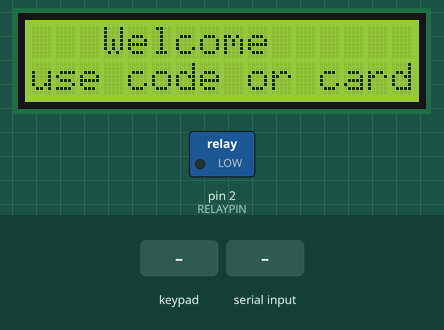
Simulated run of this sketch. Board: Arduino Uno, built with avr-gcc and run on an emulated ATmega328P. On the bench: 16×2 character LCD, switched loads named in the sketch (green lamp = pin HIGH). Inputs (shaded band) come from the test bench. What the sketch prints to the serial monitor is not drawn.

Above: at 1.2 s.
1.3 s: keypad keys 1 2 3 4 5 6 pressed 0.4 s apart
At 4.3 s:
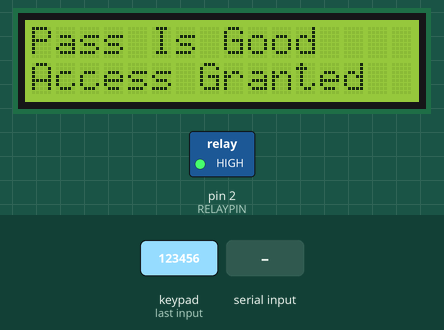
8.2 s: "90,45\n" received over Serial
11.2 s: keypad keys 1 3 9 7 2 2 pressed 0.4 s apart
At 16.4 s:
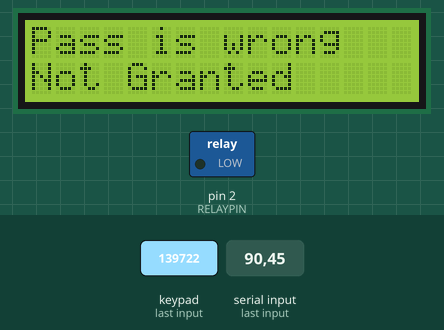
16.6 s: "5\n" received over Serial
At 18.8 s:
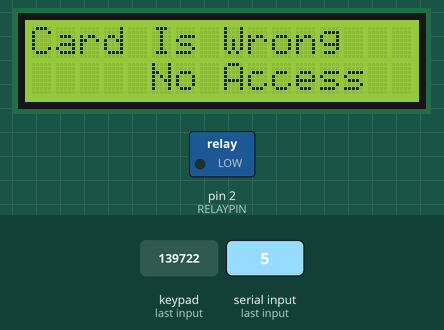
Timing chart, 0 to 20.2 s (numbered marks = the images above; inputs shaded):
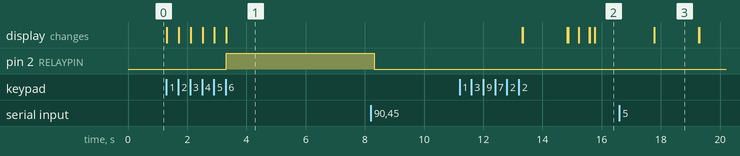

The sketch:

Final_code.ino
```cpp
# include <LiquidCrystal.h>
#include <Keypad.h>
#define RELAYPIN 2         // Pin in arduino.
#define Length 7            // set the length.
int rs = A5;
int en = A4;
int d4 = A3;               // from (int rs) to (int d7) used for arduino.
int d5 = A2;
int d6 = A1;
int d7 = A0;
LiquidCrystal lcd(rs,en,d4,d5,d6,d7);

int LOCK=2000;            // Time set for relay.
int LCD_TIME=1500;        // Time to delay the lcd display text.

int originalNumber=23130;     // following two card numbers are the last five digit number on card.
int originalNumber2=12527;
char a[11];                  // array to store the value from card.
int i;
int cardnum=0;

char Data[Length];            // to compare to the master password
char Master[Length]="123456";  // master password code
byte data_count = 0;
char customKey;

const byte ROWS = 3;                 // Rowa and Columns for keypad
const byte COLS = 3;
char keys[ROWS][COLS]= {
  {'1','2','3'},
  {'4','5','6'},
  {'7','8','9'},
};

byte rowPins[ROWS] = {5,6,7};
byte colPins[COLS] = {8,9,10};

Keypad customKeypad( makeKeymap(keys), rowPins, colPins, ROWS, COLS);


void setup() {
  // put your setup code here, to run once:
lcd.begin(16,2);                      // to begin writting in LCD Display.
Serial.begin(9600);                   // Serial monitor.
pinMode(RELAYPIN,OUTPUT);             // To power the arduino pin.
}


void loop() {
  // put your main code here, to run repeatedly:
  // main body starts here.
customKey = customKeypad.getKey();
lcd.setCursor(0,0);                 //1
lcd.print("   Welcome");            //2
lcd.setCursor(0,1);                 //3                          // lines from 1 to 4 are used to set the cursor on display and write the text.
lcd.print("use code or card");      //4
if(customKey)
{
  Open();// function called from bottom.
  lcd.clear();
}

if(Serial.available())                  // if data available in serial monitor then store the 12 digit number from card in the array.
{     i=0;

   while(Serial.available() && i < 12)
  {
    a[i]= Serial.read();
    Serial.write(a[i]);
    i++;
    delay(1);
  }
  card(); // function called from bottom.
  lcd.clear();
}

}            // main body ends here.


void Open(){  // function made to call in main function.

if (customKey)                    // if customkey is available.
{
 Data[data_count] = customKey;     //store the data in the array data[data_count].
 data_count++;
}

if(data_count==Length-1)           // if data_count is equal to length-1 i.e 6 numbers from keypad.
{  if(!strcmp(Data, Master))       // compare the data and master key and if equal then do the needful.
   // strcmp is used to compare the two string or integer number.
  {
    lcd.clear();                  // To clear the displayed text on lcd to print new
    lcd.setCursor(0,0);
    lcd.print("Pass Is Good");
    lcd.setCursor(0,1);
    lcd.print("Access Granted");
    digitalWrite(RELAYPIN,HIGH);     //  the power to the pin
    delay(5000);                      // power will flow for 5 sec.
    digitalWrite(RELAYPIN,LOW);// To stop the power in pin
    delay(5000);
  }
  else
  { lcd.clear();
    lcd.setCursor(0,0);
    lcd.print("Pass is wrong");
    lcd.setCursor(0,1);
    lcd.print("Not Granted");
    delay(2000);                 // displayed only for 2 sec.

  }
 clearData();      // call the function from bottom

  }
}


void card(){
for(i=6;i<10;i++)                               // for is used run a loop for 6 to 9 value that is stored in array a[11] i.e it will pick the value from 6 to 9 that is stored in array
 {
    if(a[i]>='0' && a[i]<='9')                   // To convert hexdecimal number to decimal number
     {
       cardnum=(cardnum*16)+a[i]-'0';            // for digit
     }
    else
     {
      cardnum=(cardnum*16)+a[i]-'A'+10;         // for alphabet
     }
}
Serial.write(cardnum);                        // to print the decimal number that is converted from hexdecimal
if(cardnum==originalNumber || cardnum==originalNumber2   )          // if cardnum is equal to the number on card then do the needful
    { lcd.clear();
      lcd.setCursor(0,0);
      lcd.print("Card Is Right");
      lcd.setCursor(0,1);
      lcd.print("  Access Granted");
      digitalWrite(RELAYPIN,HIGH);
      delay(LOCK);
      digitalWrite(RELAYPIN,LOW);
      delay(LOCK);

    }
 else
    { lcd.clear();
      lcd.setCursor(0,0);
      lcd.print("Card Is Wrong");
      lcd.setCursor(0,1);
      lcd.print("     No Access");
      delay(LCD_TIME);

   }
}


void clearData()                                         // to clear the coming data after use of data from keypad.
{
  while(data_count !=0)
  {
    Data[data_count--]=0;
  }
  return ;
}
```

Measured:
- after the input at 1.3 s, pin 2 (RELAYPIN): LOW → HIGH after 2.0 s; the display: first changes at once (image 1 shows a later state)
- after the input at 11.2 s, the display: first differs from a run without the input after 4.6 s (image 2)
- after the input at 16.6 s, the display: first differs from a run without the input after 1.2 s (image 3)
